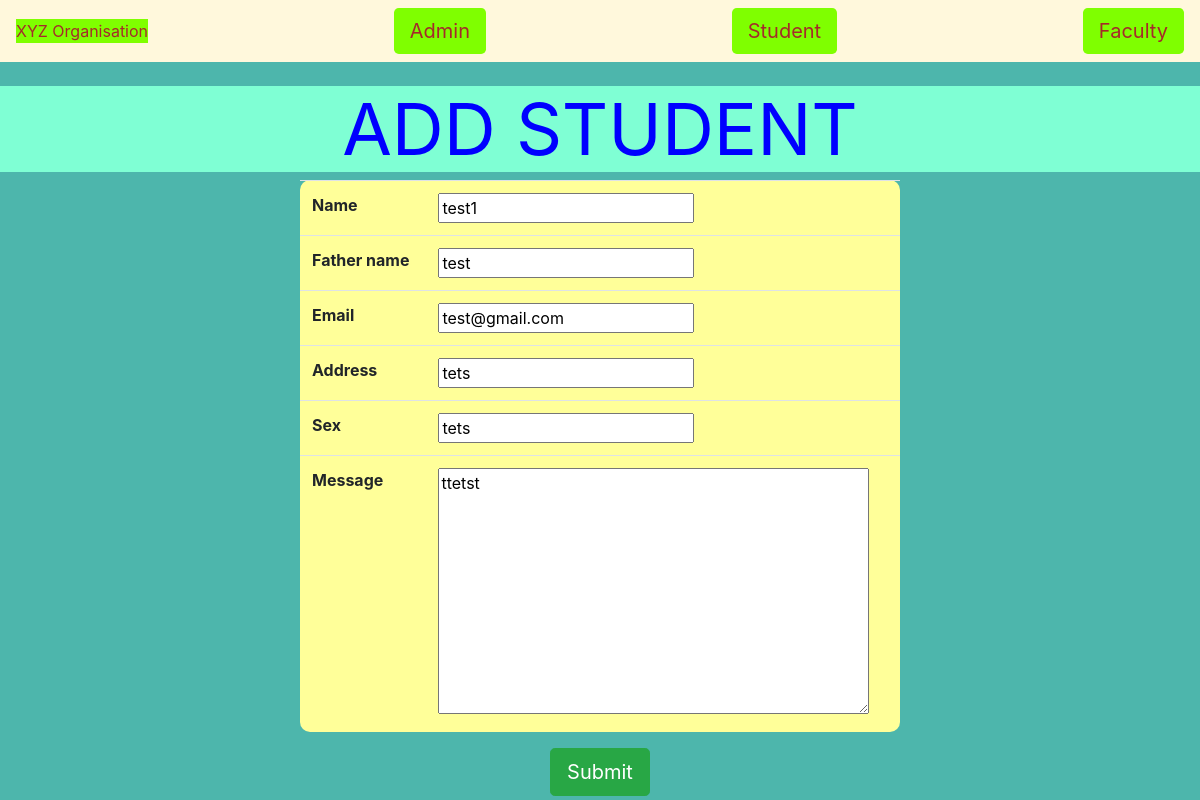
Page /update/5 on the committed database.
### management/models.py (models this page shows)
class student_model(models.Model):
    name=models.CharField(max_length=50)
    father_name=models.CharField(max_length=50)
    sex=models.CharField(max_length=50)
    email=models.EmailField(max_length=254)
    address=models.CharField(max_length=50)
    message=models.TextField()
    class Meta:
        db_table='student_table'

### management/views.py (the view)
# urls.py: path('update/<int:student_id>',views.student_update),
def student_update(request,student_id):
    student_id=int(student_id)
    try:
        student_idd=student_model.objects.get(id=student_id)
    except student_model.DoesNotExist:
        return redirect('index')
    form=student_form(request.POST or None,instance=student_idd)
    if form.is_valid():
        form.save()
        return redirect('index')
    return render(request,'student1.html',{'update':form})

### management/form.py
class student_form(ModelForm):
    class Meta:
        model=student_model
        fields=['name','father_name','email','address','sex','message']

### templates/student1.html (shortened to what this page needs)
{%  extends 'index.html' %}
{% block content %}
    <center>
        <h4 class="display-3" style="background-color:aquamarine;color:blue"><strong>ADD STUDENT</strong></h4>
        <form method="POST" novalidate>
            <table class='w-50 table table-light' style="border-radius:10px;background-color:#FFFF99;">
                {% for field in update %}
                <tr>
                    <th>{{field.label}}</th>
                    <th>{{field}}</th>
                </tr>
                {% endfor %}
            </table>
            <button type="submit" class="btn btn-lg btn-success">Submit</buton>
        </form>
    </center>
{% endblock %}

### rows in the picture
student_model: update "test1" "test" "test@gmail.com" "tets" "tets" "ttetst"

### other values in the picture
{{ field.label }} "Name" "Father name" "Email" "Address" "Sex" "Message"
